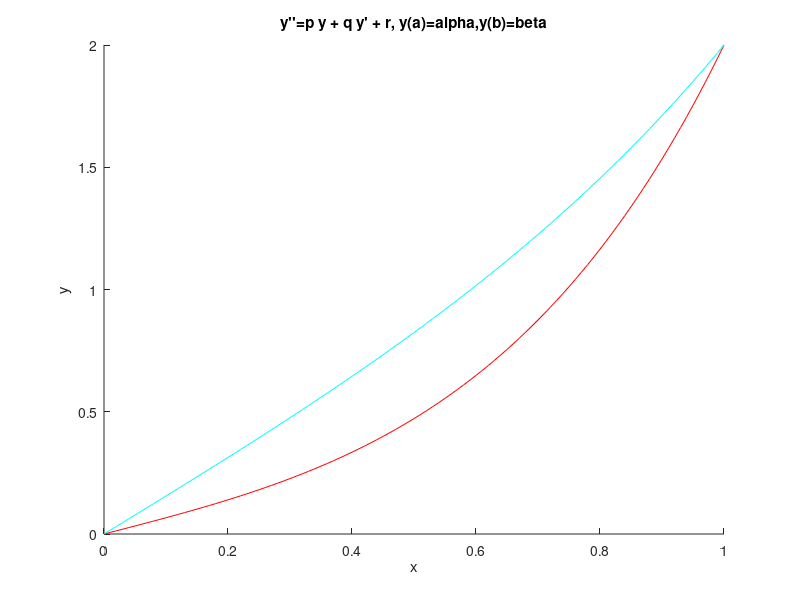
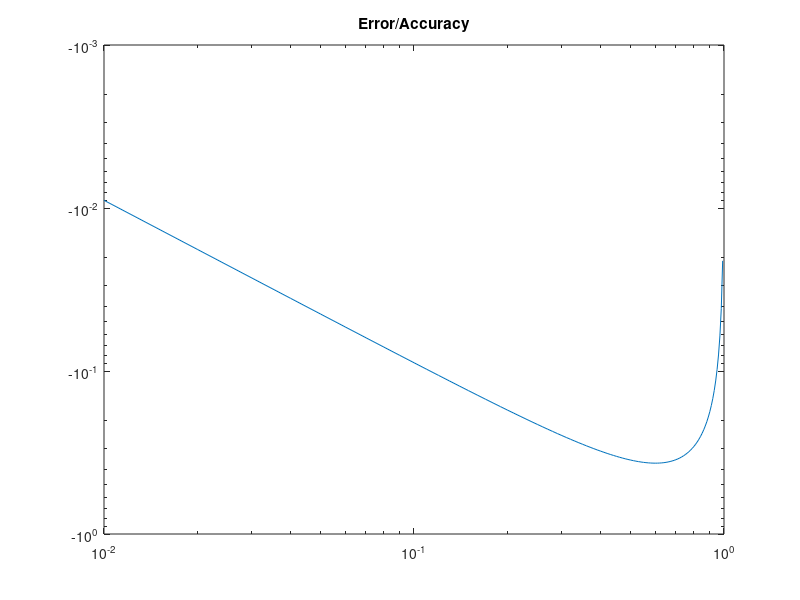

Write the MATLAB code that produced these figures, in order.
%% Solve the BVP with the finite difference method
%%   y'' = p(x) y' + q(x) y + r(x)
%%   y(a) = α, y(b) = β

%% Boundary value problem
a     = 0;
b     = 1;
alpha = 0;
beta  = 2;
p = @(x) 0*x;
r = @(x) 4*x;
y_exact= @(x) (exp(2)/(exp(4)-1))*(exp(2*x)-exp(-2*x))+x;

%% Parameters
N  = 100-1;
dx = (b-a)/(N+1);
x  = a+dx*(1:N);
% explanation
%------------
% 0      1      2                          N     N+1
% |------|------|------| ... |------|------|------|
% a     a+dx   a+2dx                              b


%% Initialization
A = -diag(1+dx/2*p(x(2:N)),-1) + diag(2+dx^2*4*ones(1,N)) - diag(1-dx/2*p(x(1:(N-1))),1);
vecB = -dx^2*r(x');
%% boundary condition
vecB(1) = vecB(1) + (1+dx/2*p(x(1)))*alpha;
vecB(N) = vecB(N) + (1-dx/2*p(x(N)))*beta;


%%-----       solve        ---%%
%%----------------------------%%
Y = A\vecB;
% add the boundary condition
y_sol = [alpha; Y; beta];
y_sol_exact=[alpha y_exact(x) beta];
error=y_sol'-y_sol_exact;
%%----- plot
figure
hold on
plot([a x b],y_sol','r')
plot([a x b],y_sol_exact,'c')
xlabel('x')
ylabel('y')
title('y''''=p y + q y'' + r, y(a)=alpha,y(b)=beta')

figure 
loglog([a x b],error)
title('Error/Accuracy')

